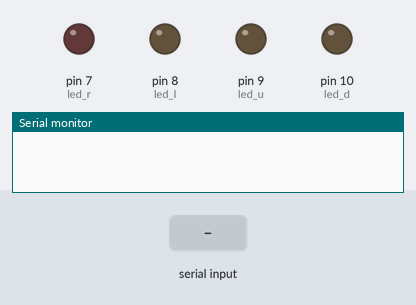
Recording of a sketch running on a simulated Arduino Uno, built with avr-gcc and run on an emulated ATmega328P. Shown: output pins drawn as LEDs (lit = HIGH), the last lines printed to the serial monitor. The test bench sets the inputs (shaded band).

Above: at 1.2 s.
1.3 s: "D90\n" received over Serial
At 2.7 s:
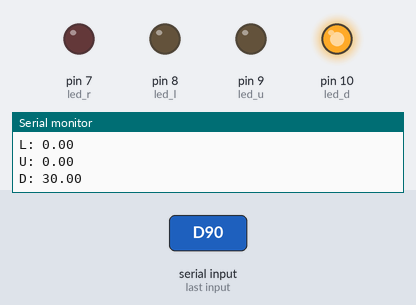
Timing chart, 0 to 32.8 s (numbered marks = the images above; inputs shaded):
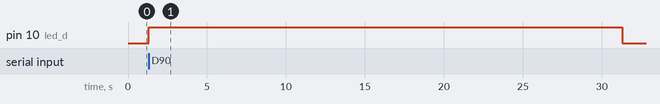

The sketch:

Traffic-Scheduler.ino
```cpp
/***LED PINS***/
const int led_r = 7;
const int led_l = 8;
const int led_u = 9;
const int led_d = 10;
/*************/

int right = 0;
int left = 0;
int up = 0;
int down = 0;
bool complete = false;

void setup() {

    Serial.begin(9600);
    pinMode(led_r, OUTPUT);
    pinMode(led_l, OUTPUT);
    pinMode(led_u, OUTPUT);
    pinMode(led_d, OUTPUT);
}

void loop() {

    if(Serial.available()) {

        char cmd = Serial.read();
        switch(cmd) {

            case 'R':
                right = Serial.parseInt();
                break;
            case 'L':
                left = Serial.parseInt();
                break;
            case 'U':
                up = Serial.parseInt();
                break;
            case 'D':
                down = Serial.parseInt();
                complete = true;
                break;
        }
    }

    if(complete) {

        double sum = right + left + up + down;
        int time = 30;

        double r_delay = time * right/sum;
        double l_delay = time * left/sum;
        double u_delay = time * up/sum;
        double d_delay = time * down/sum;

        digitalWrite(led_r, HIGH);
        Serial.println("R: " + String(r_delay));
        delay(1000 * r_delay);
        digitalWrite(led_r, LOW);

        digitalWrite(led_l, HIGH);
        Serial.println("L: " + String(l_delay));
        delay(1000 * l_delay);
        digitalWrite(led_l, LOW);

        digitalWrite(led_u, HIGH);
        Serial.println("U: " + String(u_delay));
        delay(1000 * u_delay);
        digitalWrite(led_u, LOW);

        digitalWrite(led_d, HIGH);
        Serial.println("D: " + String(d_delay));
        delay(1000 * d_delay);
        digitalWrite(led_d, LOW);

        complete = false;
        Serial.println("cycle complete");
        Serial.println("-------------------");
    }
}
```

Measured:
- after the input at 1.3 s, pin 10 (led_d): LOW → HIGH at once, → LOW 30.0 s later
